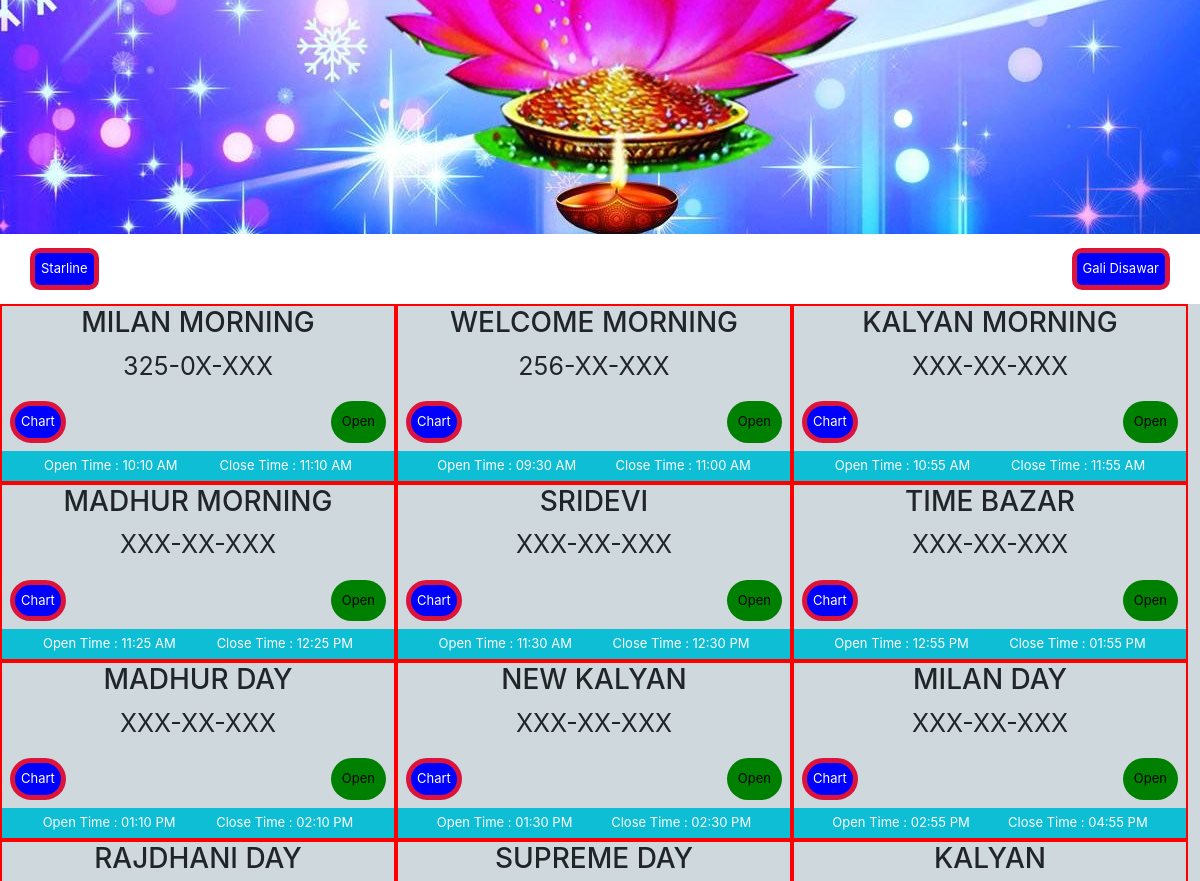
The app's page /home (signed in, middle part), older data.
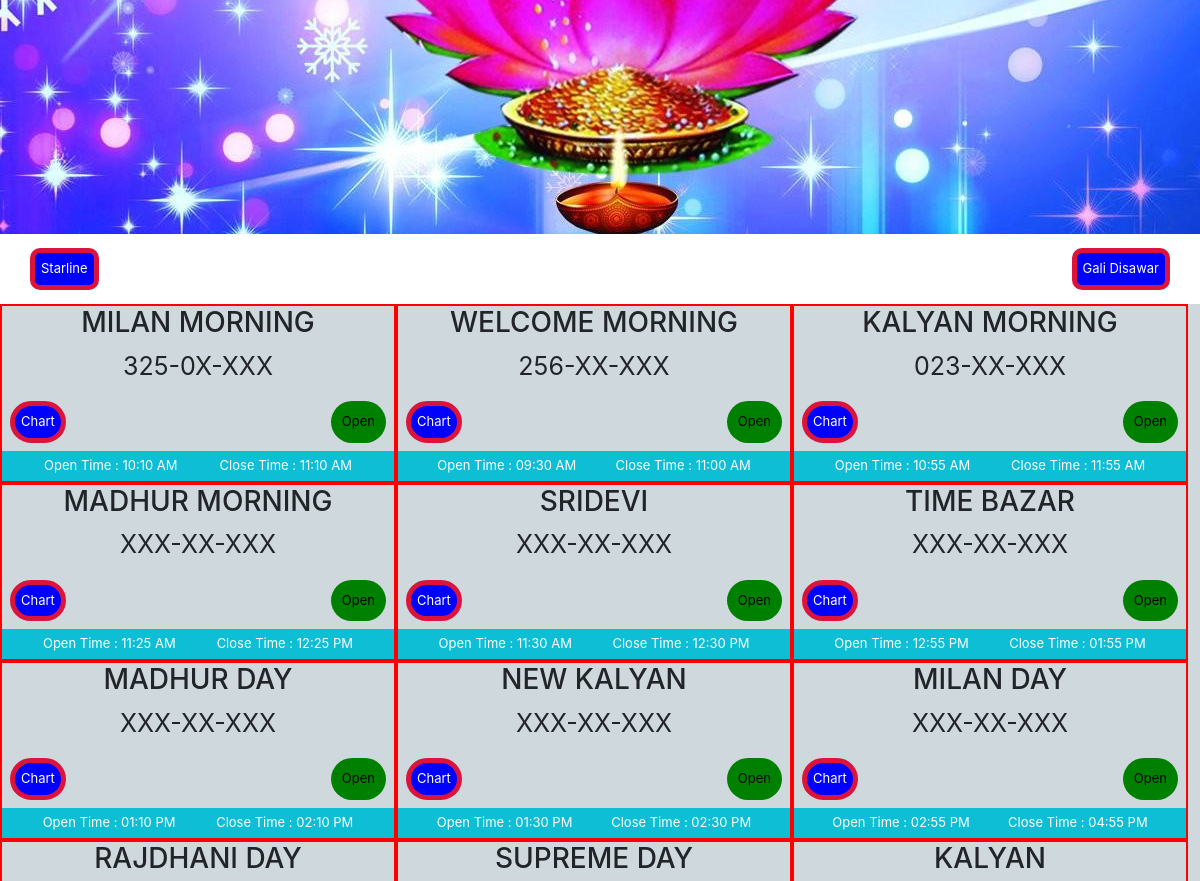
The same page, newer data.
### satta_king/models.py (models this page shows, shortened)
class DailyBazar(models.Model):
   Day_Choice=(
      ('Milan Morning','MILAN MORNING'),
      ('Welcome Morning','WELCOME MORNING'),
      ('Kalyan Morning','KALYAN MORNING'),
      ('Madhur Morning','MADHUR MORNING'),
      ('Sridevi','SRIDEVI'),
      ('Time Bazar','TIME BAZAR'),
      ('Madhur Day','MADHUR DAY'),
      ('New Kalyan','NEW KALYAN'),
      ('Milan Day','MILAN DAY'),
      ('Rajdhani Day','RAJDHANI DAY'),
      ('Supreme Day','SUPREME DAY'),
      ('Kalyan','KALYAN'),
      ('Sridevi Night','SRIDEVI NIGHT'),
      ('Madhur Night','MADHUR NIGHT'),
      ('New Main Mumbai','NEW MAIN MUMBAI'),
      ('Supreme Night','SUPREME NIGHT'),
      ('Milan Night','MILAN NIGHT'),
      ('Kalyan Night','KALYAN NIGHT'),
      ('Rajdhani Night','RAJDHANI NIGHT'),
      ('Main Bazar','MAIN BAZAR'),
   )
   title=models.CharField(max_length=100, choices=Day_Choice)
   Number=models.CharField(max_length=10)
   Date=models.DateField(auto_now_add=True,null=True)

### satta_king/views.py (the view)
# urls.py: 2. Add a URL to urlpatterns:  path('', Home.as_view(), name='home')
@login_required(login_url='/')
def Home(request):
    img=Images.objects.all()
    numbers=DailyBazar.objects.all()
    Time=DailyTime.objects.all()
    data={
        'img': img,
        'number':numbers,
        'Time': Time
    }
    return render(request,'index.html',data)

### templates/index.html (shortened to what the changed rows need)
{% extends 'base.html' %}
{% block contant %}
{% load static %}
<div id="carouselExampleControls" class="carousel slide" data-ride="carousel">
  <div class="right text-center">
    <h3>KALYAN MORNING</h3>
    {% if number%}
    {% for num in number  %}
    {% if num.title == 'Kalyan Morning'%}
    <p>{{num.Number}}</P>
      {% endif %}
      {% endfor %}
      {% endif %}
    <div class="btn_section">
      <a href="https://luxmatka.club/main-market-chart.php" class="btnc">Chart</a>
      <a href="{%url 'kalyan_morning'%}" id="btn3" class="btn_open">Open</a>
    </div>
    <div class="base_Timing">
      {% if Time%}
    {% for t in Time  %}
    {% if t.title == 'Kalyan Morning'%}
    <span>Open Time  : 10:55
    </span>
    <span>Close Time : 11:55
    </span>
      {% endif %}
      {% endfor %}
      {% endif %}
    </div>
  </div>
  {% endblock contant %}

Row changes from the older to the newer data that the page shows:
changed DailyBazar: Number "XXX-XX-XXX" → "023-XX-XXX"
